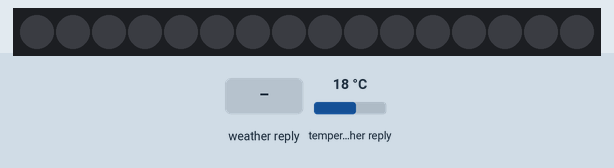
A sketch run on a simulated ESP8266 (NodeMCU). Shown: 16 RGB LEDs in strip order, left to right. The test bench sets the inputs (shaded band); at power-on: temperature in the weather reply 18 °C. WiFi joins after 1.5 s; servers stay silent unless stated; web services answer with replies made up by the test bench; what the sketch prints to the serial monitor is not drawn.

Above: at 4.7 s.
4.8 s: weather in the web reply set to Rain
At 16.3 s:
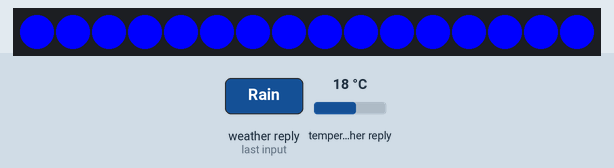
16.7 s: weather in the web reply set to Clear
At 31.4 s:
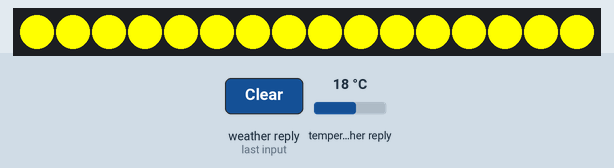
Timing chart, 0 to 32.9 s (numbered marks = the images above; inputs shaded):
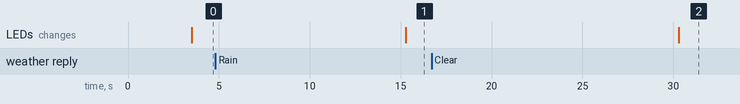

Measured:
- after the input at 4.8 s, the LEDs: change after 10.5 s (image 1)
- after the input at 16.7 s, the LEDs: change after 13.6 s (image 2)

The sketch:

ESP-OWM.ino
```cpp
/*
    Open Weather Map using esp8266 to get data

    COLOR                   STATE
    (Very Pale) Blue       Thunderstorm
    (Pale) Blue            Drizzle
    Cyan                   Rain
    White                  Snow
    Gray                   Atmospheric (fog, pollution)
    Yellow                 Clear
    (Pale) Yellow          Clouds / Calm
    Red                    Extreme (tornado, lightning)

    "id": 1153670,
    "name": "Chiang Mai Province",
    "country": "TH",
    "lon": 99,
    "lat": 18.75

 * */


#include <Arduino.h>
#include <ESP8266WiFi.h>
#include <ESP8266HTTPClient.h>
#include <ArduinoJson.h>
#include <Adafruit_NeoPixel.h>


#define PIN            14
#define NUMPIXELS      16
Adafruit_NeoPixel pixels = Adafruit_NeoPixel(NUMPIXELS, PIN, NEO_GRB + NEO_KHZ400);


WiFiClient client;

//const char* WIFI_SSID       =  "CMMC_Sinet_2.4G";
//const char* WIFI_PASSWORD   =  "zxc12345";
const char* WIFI_SSID       =  "ClickExec-IAP";
const char* WIFI_PASSWORD   =  "click2499";
String OWM_API_KEY          =  "bd2467167550fefed4dfcafae271f150";
String OWM_CITY_ID          =  "1153670";
String LATITUDE             =  "18.75";
String LONGITUDE            =  "99";
String TIMEZONE             =  "7";
String OWM_UNITS            = "metric";

unsigned long previousMillis = 0;
const long interval = 15000;
int state = 0;
int weather_state = 0;


void checkOWM() {
  StaticJsonBuffer<1000> jsonBuffer;      // JSON Parser setup

  HTTPClient http;
  http.begin("http://api.openweathermap.org/data/2.5/weather?id=" + OWM_CITY_ID + "&appid=" + OWM_API_KEY
             + "&lat=" + LATITUDE  + "&lon=" + LONGITUDE + "&units=" + OWM_UNITS);

  int httpCode = http.GET();
  if (httpCode > 0) {
    if (httpCode == HTTP_CODE_OK) {
      String payload = http.getString();
      Serial.println(payload);

      JsonObject& owm_data = jsonBuffer.parseObject(payload);
      if (!owm_data.success()) {
        Serial.println("Parsing failed");
        return;
      }

      //      String weatherForecast = owm_data["weather"][0]["description"];
      //      Serial.print("weatherForecast = ");
      //      Serial.print(weatherForecast);

      int code = owm_data["weather"][0]["id"];
      weather_state = codeToState(code);
      Serial.print("\tcode = ");
      Serial.print(code);
      Serial.print("\tweatherState = ");
      Serial.print(weather_state);
      Serial.print("\n");
      Serial.print("\n");

      for (int i = 0; i < NUMPIXELS; i++) {
        if (weather_state == 0) {
          pixels.setPixelColor(i, pixels.Color(128, 255, 255));
        } else if (weather_state == 1) {
          pixels.setPixelColor(i, pixels.Color(0, 255, 255));
        } else if (weather_state == 2) {
          pixels.setPixelColor(i, pixels.Color(0, 0, 255));
        } else if (weather_state == 3) {
          pixels.setPixelColor(i, pixels.Color(255, 255, 255));
        } else if (weather_state == 4) {
          pixels.setPixelColor(i, pixels.Color(128, 128, 128));
        } else if (weather_state == 5) {
          pixels.setPixelColor(i, pixels.Color(255, 255, 0));
        } else if (weather_state == 6) {
          pixels.setPixelColor(i, pixels.Color(255, 255, 0));
        } else if (weather_state == 7) {
          pixels.setPixelColor(i, pixels.Color(255, 0, 0));
        }
        pixels.show();
      }
    }
  }
  else {
    Serial.printf("[HTTP] GET... failed, error: %s\n", http.errorToString(httpCode).c_str());
  }
  http.end();
}

byte codeToState(uint16_t code) {
  state = 0;
  if (code >= 200 && code < 300) {
    state = 0;    //  Thunderstorm
  }
  else if (code >= 300 && code < 400) {
    state = 1;    //  Drizzle
  }
  else if (code >= 500 && code < 600) {
    state = 2;    //  Rain
  }
  else if (code >= 600 && code < 700) {
    state = 3;    //  Snow
  }
  else if (code >= 700 && code < 800) {
    state = 4;    //  Atmospheric
  }
  else if (code == 800) {
    state = 5;    //  Clear
  }
  else if (code > 800 && code < 900) {
    state = 6;    //  Clouds
  }
  else if (code >= 900 && code < 907) {
    state = 7;    //  Extreme
  }
  return state;
}


void setup() {
  Serial.begin(57600);
  delay(2000);

  if (WiFi.begin(WIFI_SSID, WIFI_PASSWORD)) {
    while (WiFi.status() != WL_CONNECTED) {
      delay(500);
      Serial.print(".");
    }
  }
  Serial.println("WiFi connected");
  Serial.println("IP address: ");
  Serial.println(WiFi.localIP());

  pixels.begin();
  for (int i = 0; i < NUMPIXELS; i++) {
    pixels.setPixelColor(i, pixels.Color(0, 0, 0));
    pixels.show();
  }
}

void loop() {
  if (WiFi.status() == WL_CONNECTED) {
    unsigned long currentMillis = millis();
    if (currentMillis - previousMillis >= interval) {
      previousMillis = currentMillis;
      checkOWM();
    }
  }
  else  {
    Serial.println("connection lost, reconnect...");
    WiFi.begin(WIFI_SSID, WIFI_PASSWORD);
    delay(500);
  }
}
```
